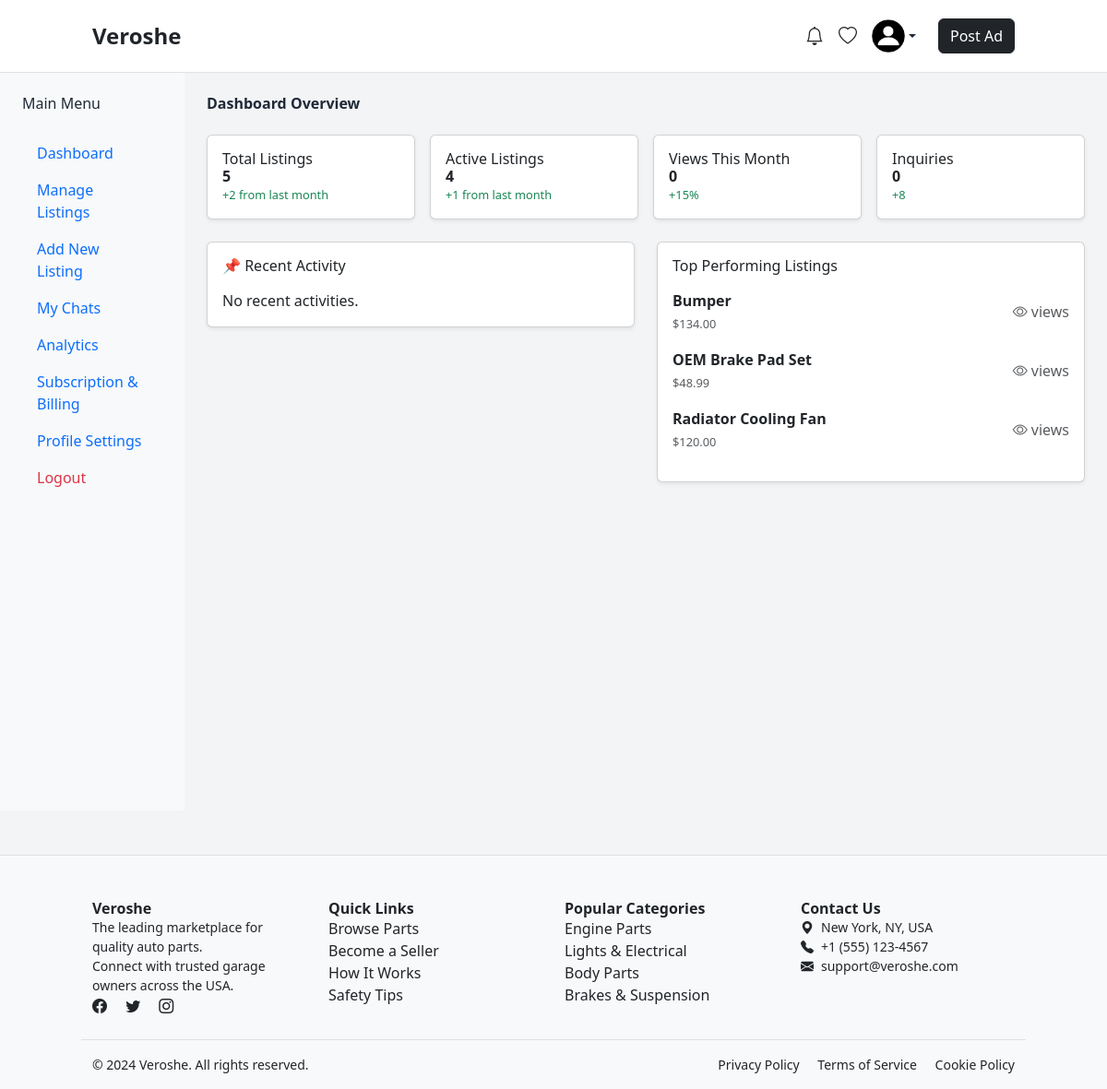
/seller/dashboard/ (signed in), run on an earlier commit of the app's database.
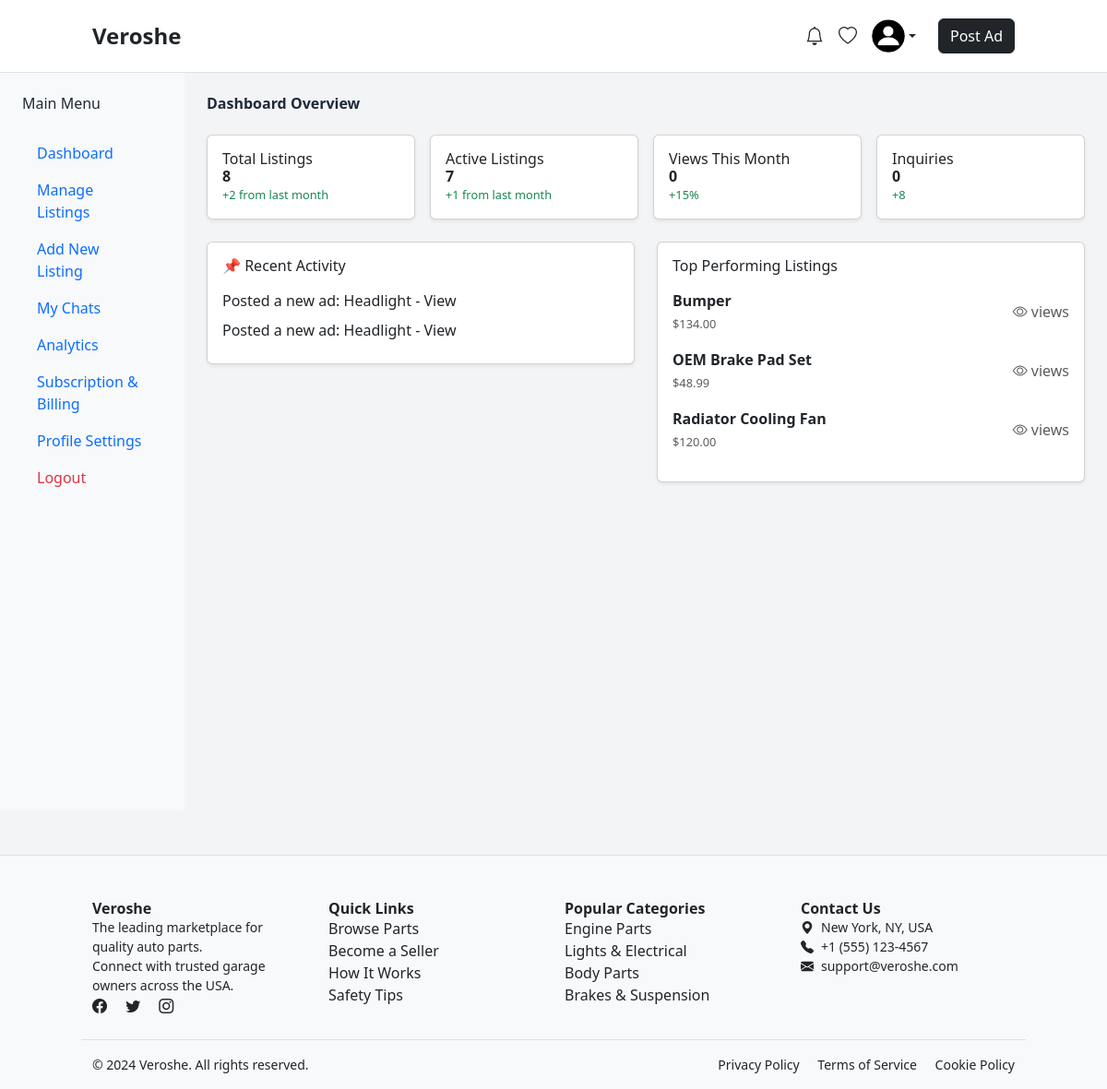
And on a later commit of the database.
### core/models.py (models this page shows, shortened)
class Ad(models.Model):
    seller = models.ForeignKey(settings.AUTH_USER_MODEL, on_delete=models.CASCADE)
    category = models.ForeignKey(Category, choices=CATEGORY_CHOICES, on_delete= models.CASCADE, null=True, blank=True)
    title = models.CharField(max_length=255)
    make = models.CharField(max_length=255, null=True, blank=True)
    model = models.CharField(max_length=255, null=True, blank=True)
    sub_model = models.CharField(max_length=100, null=True, blank=True)
    year = models.PositiveIntegerField(blank=True, null=True)
    fuel_type = models.CharField(max_length=20, choices=FUEL_CHOICES, null=True, blank=True)
    transmission = models.CharField(max_length=20,choices=TRANSMISSION_CHOICES, default='Manual', blank=True, null=True)
    description = models.TextField(blank=True, null=True)
    price = models.DecimalField(max_digits=10, decimal_places=2)
    image = models.ImageField(upload_to='ads/', blank=True, null=True)
    location = models.CharField(max_length=100, blank=True, null=True)
    mobile_number = models.CharField(max_length=15, blank=True, null=True)
    is_expired = models.BooleanField(default=False)
    created_at = models.DateTimeField(auto_now_add=True)
    views = models.IntegerField(default=0)
    is_active = models.BooleanField(default=True)

class SellerActivity(models.Model):
    seller = models.ForeignKey(User, on_delete=models.CASCADE)
    message = models.TextField()
    link = models.URLField(blank=True, null=True)
    timestamp = models.DateTimeField(auto_now_add=True)

### core/views.py (the view)
# urls.py: path('seller/dashboard/', views.seller_dashboard, name='seller_dashboard'),
@login_required
def seller_dashboard(request):
    user = request.user
    posted_ads_count = Ad.objects.filter(seller=user).count()
    active_ads_count = Ad.objects.filter(seller=user, is_active=True).count()
    expired_ads_count = Ad.objects.filter(seller=user, is_expired=True).count()
    views_this_month = Ad.objects.filter(seller=user, created_at__month=now().month).aggregate(total_views=Sum('views'))['total_views'] or 0
    inquiries_count = Favorite.objects.filter(ad__seller=user).count()  # or replace with inquiry model
    favorite_ads_count = Favorite.objects.filter(user=request.user).count()
    recent_activities = SellerActivity.objects.filter(seller=request.user).order_by('-timestamp')[:5]
    recent_ads = Ad.objects.filter(seller=user).order_by('-created_at')[:5]
    top_ads = Ad.objects.filter(seller=request.user).order_by('-views')[:3]
    return render(request, 'core/seller_dashboard.html', {
        'posted_ads_count': posted_ads_count,
        'active_ads_count': active_ads_count,
        'expired_ads_count': expired_ads_count,
        'views_this_month': views_this_month,
        'inquiries_count': inquiries_count,
        'recent_activities': recent_activities,
        'recent_ads': recent_ads,
        'top_ads': top_ads,
        'favorite_ads_count': favorite_ads_count,
    })

### core/templates/core/seller_dashboard.html (shortened to what this page needs)
{% extends 'core/base.html' %}
{% load static %}
{% block content %}
<div class="container-fluid">
  <div class="row">
    <div class="col-md-3 col-lg-2 bg-light vh-100 p-4">
      <h5 class="mb-4">Main Menu</h5>
      <ul class="nav flex-column">
        <li class="nav-item"><a href="{% url 'seller_dashboard' %}" class="nav-link">Dashboard</a></li>
        <li class="nav-item"><a href="{% url 'manage_ads' %}" class="nav-link">Manage Listings</a></li>
        <li class="nav-item"><a href="" class="nav-link">Add New Listing</a></li>
        <li class="nav-item"><a href="" class="nav-link">My Chats</a></li>
        <li class="nav-item"><a href="" class="nav-link">Analytics</a></li>
        <li class="nav-item"><a href="" class="nav-link">Subscription & Billing</a></li>
        <li class="nav-item"><a href="{% url 'profile_settings' %}" class="nav-link">Profile Settings</a></li>
        <li class="nav-item"><a href="{% url 'logout' %}" class="nav-link text-danger">Logout</a></li>
      </ul>
    </div>
    <div class="col-md-9 col-lg-10 p-4">
      <div class="d-flex justify-content-between align-items-center mb-4">
        <h3 class="fw-bold">Dashboard Overview</h3>
      </div>
      <div class="row g-3 mb-4">
        <div class="col-md-3">
          <div class="card shadow-sm p-3">
            <h6>Total Listings</h6>
            <h4 class="fw-bold">{{ posted_ads_count }}</h4>
            <small class="text-success">+2 from last month</small>
          </div>
        </div>
        <div class="col-md-3">
          <div class="card shadow-sm p-3">
            <h6>Active Listings</h6>
            <h4 class="fw-bold">{{ active_ads_count }}</h4>
            <small class="text-success">+1 from last month</small>
          </div>
        </div>
        <div class="col-md-3">
          <div class="card shadow-sm p-3">
            <h6>Views This Month</h6>
            <h4 class="fw-bold">{{ views_this_month }}</h4>
            <small class="text-success">+15%</small>
          </div>
        </div>
        <div class="col-md-3">
          <div class="card shadow-sm p-3">
            <h6>Inquiries</h6>
            <h4 class="fw-bold">{{ inquiries_count }}</h4>
            <small class="text-success">+8</small>
          </div>
        </div>
      </div>
      <div class="row g-4">
        <div class="col-lg-6">
          <div class="card p-3 shadow-sm">
            <h5 class="mb-3">📌 Recent Activity</h5>
            <ul class="list-unstyled">
              {% for activity in recent_activities %}
                <li class="mb-2">
                  <span>{{ activity.message }}</span>
                  {% if activity.link %}
                    - <a href="{{ activity.link }}">View</a>
                  {% endif %}
                </li>
              {% empty %}
                <li>No recent activities.</li>
              {% endfor %}
            </ul>
          </div>
        </div>
          <div class="col-lg-6">
            <div class="card p-3 shadow-sm">
              <h5 class="mb-3">Top Performing Listings</h5>
              <div style ="max-height: 300px; overflow-y: auto;">
                <ul class="list-unstyled">
                  {% for ad in top_ads %}
                  <li class="d-flex justify-content-between align-items-center mb-3">
                    <div>
                      <strong>{{ ad.title }}</strong><br>
                            <small class="text-muted">${{ ad.price }}</small>
                    </div>
                    <div class="text-muted">
                      <i class="bi bi-eye"></i> {{ ad.num_views }} views
                    </div>
                  </li>
                {% empty %}
                  <p class="text-muted">No top performing listings found.</p>
                {% endfor %}
                </ul>
              </div>
            </div>
          </div>
      </div>
  </div>
</div>
{% endblock %}

What changed in the data, as far as the page shows it:
added SellerActivity: message "Posted a new ad: Headlight"
added SellerActivity: message "Posted a new ad: Headlight"
Also different on the page:
{{ posted_ads_count }}: "5" → "8"
{{ active_ads_count }}: "4" → "7"
text no longer shown: "No recent activities."
